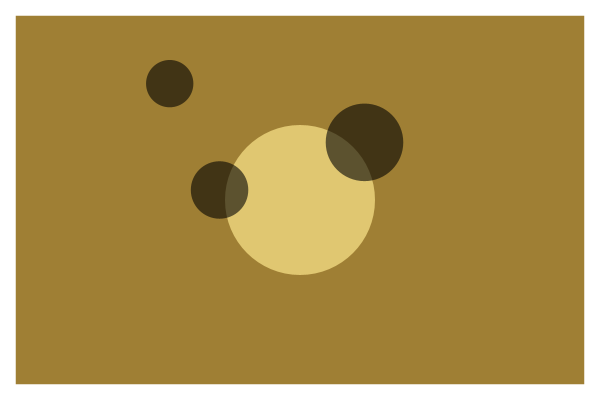
Frame 1 (no input)
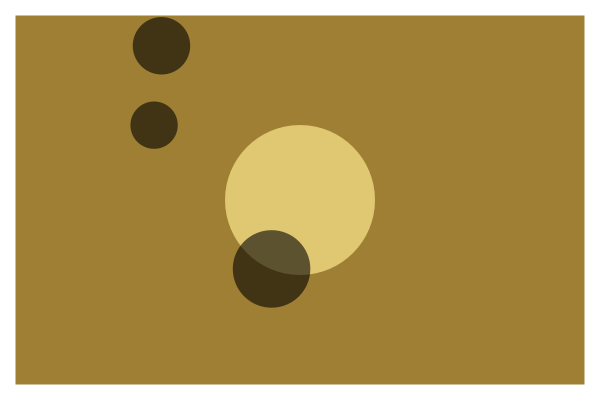
Frame 60 (the mouse pressed at the canvas centre just before this capture)
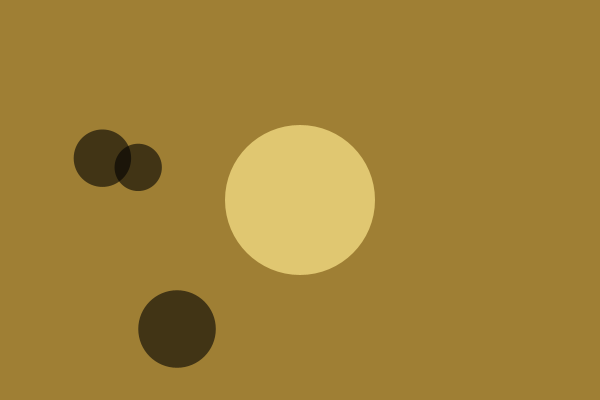
Frame 120 (the mouse held since frame 60 and released just before this capture)

The Processing sketch that drew these frames (run headless with seeded random() and noise(); from frame 60 on, the mouse is pressed at the canvas centre):

// Processing sketch: processing_92001
// ── processing_92001.pde

// Started with
// Michael's "Collision Detection with Objects"
// Sketch: 54863
class BigGuy
{
   float x, y;
   float mass;
   BigGuy(float tx, float ty, float tm)
   {
      x = tx;
      y = ty;
      mass = tm;
   }
   void display()
   {
     fill(224, 199, 113); // rgb
     noStroke();
     ellipse(x,y, mass,mass);
   }
}


class LittleGuy
{
  float x, y;
  float mass;
  float ny;
  float xspeed, yspeed;
 
  LittleGuy(float tx, float ty, float tm)
  {
    x = tx;
    y = ty;
    mass = tm;
    xspeed = random(-3, 3);
    yspeed = random(-3, 3);
  }
  void display()
  {
    fill(000, 000, 000, 150);
    noStroke();
    ellipse(x, y, mass, mass);
  }
  void update()
  {
    x += xspeed;
    y += yspeed;
    //wall bouncing
    if (  x >= width-(mass/2) || x <= (mass/2)  )
      xspeed *= -1.0;
    if (  y >= height-(mass/2) || y <= (mass/2)  )
      yspeed *= -1.0;
  }
 
  void check(BigGuy bg)
  {
    float d = dist(x, y, bg.x, bg.y);
    if (d <=  (mass+bg.mass)/2)
    {
      stroke(255, 255, 255);
      strokeWeight(30);
      noFill();
      rect(0, 0, width-1, height-1);
    }
  }
}

BigGuy bg;
LittleGuy lg1, lg2, lg3;
 
void setup()
{
  size(600,400);
  smooth();
  bg = new BigGuy(width/2,height/2, 150);
  lg1 = new LittleGuy(random(80,width-80),random(80,height-80), random(30,80));
  lg2 = new LittleGuy(random(80,width-80),random(80,height-80), random(30,80));
  lg3 = new LittleGuy(random(80,width-80),random(80,height-80), random(30,80));
}
void draw()
{
   background(159, 127, 52); // rgb
   //Draw the center unit
   bg.display();
    
   //Draw and Display the little units.
   lg1.display();
   lg1.update();
   lg1.check(bg); //Check their positions agasint the center unit. Pass in the
                 //whole bg object to check positions against lg1, etc.
    
   lg2.display();
   lg2.update();
   lg2.check(bg);
    
   lg3.display();
   lg3.update();
   lg3.check(bg);
}
